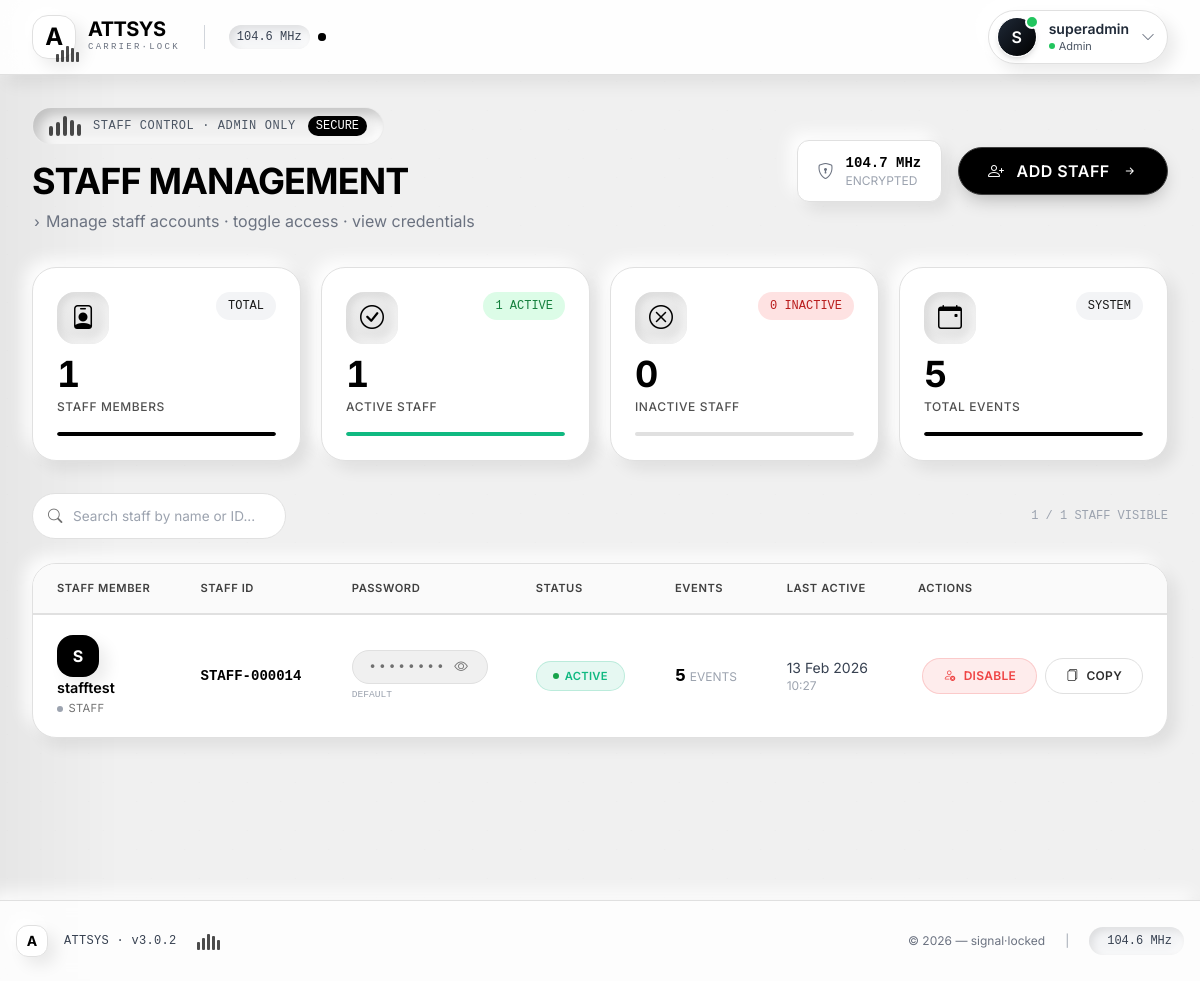
The app's page /attsys/admin/staff/ (signed in), older data.
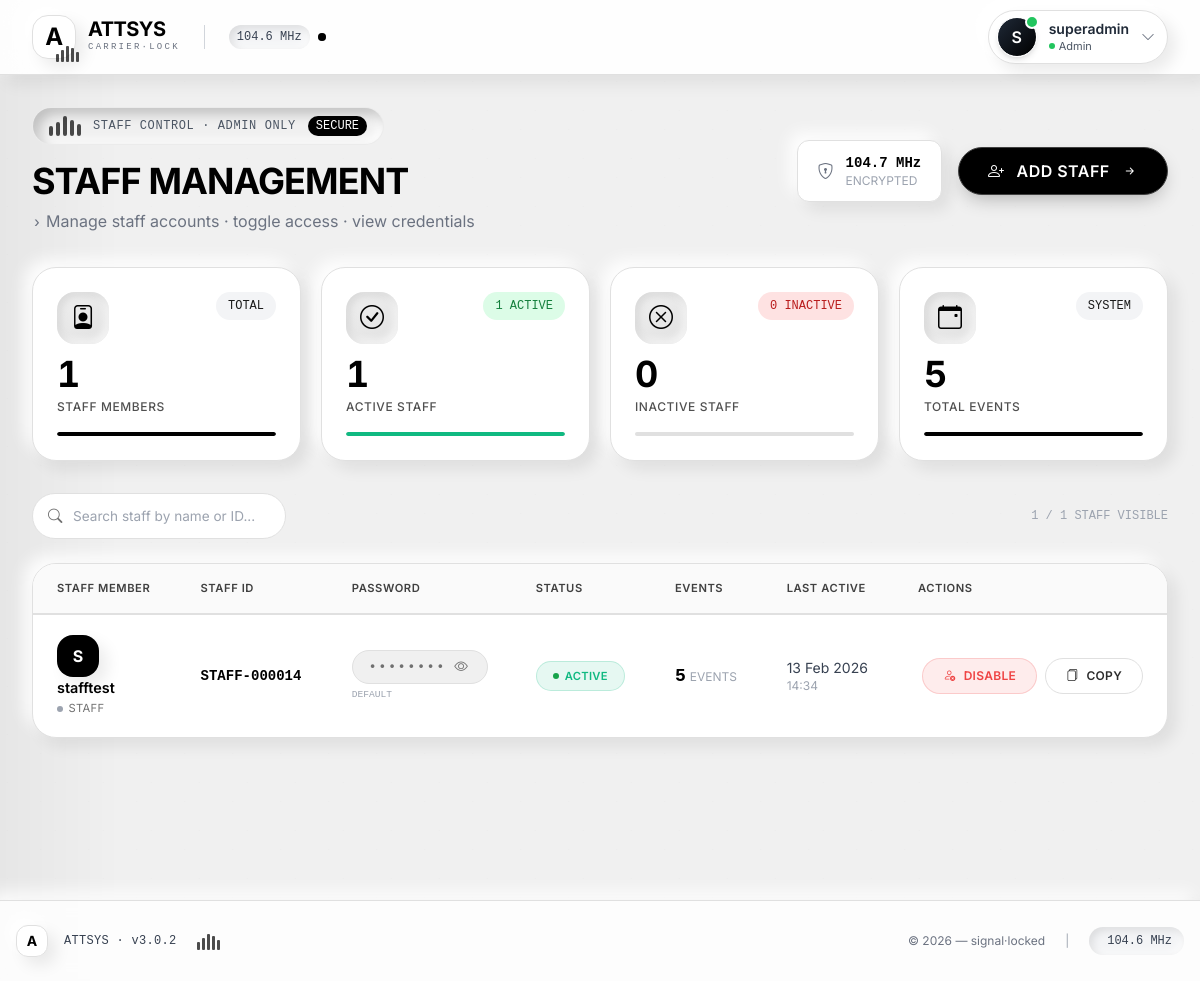
The same page, newer data.
### attsys/models.py (models this page shows, shortened)
class User(AbstractUser):
    ROLE_CHOICES = (
        ('ADMIN', 'Admin'),
        ('STAFF', 'Staff'),
    )
    role = models.CharField(max_length=10, choices=ROLE_CHOICES, default='STAFF')
    phone_number = models.CharField(max_length=15, blank=True)

### attsys/views.py (the view)
# urls.py: path('admin/staff/', views.manage_staff, name='manage_staff'),
@login_required
def manage_staff(request):
    if not request.user.is_active:
        return redirect('login')
    if request.user.role != 'ADMIN':
        return HttpResponseForbidden("Admins only")
    staff_users = User.objects.filter(role='STAFF')
    active_staff_count = staff_users.filter(is_active=True).count()
    inactive_staff_count = staff_users.filter(is_active=False).count()
    total_events = Event.objects.count()
    return render(request, 'manage_staff.html', {
        'staff_users': staff_users,
        'active_staff_count': active_staff_count,
        'inactive_staff_count': inactive_staff_count,
        'total_events': total_events
    })

### attsys/templates/manage_staff.html (shortened to what the changed rows need)
{% extends 'base.html' %}
{% block content %}
<div class="staff-management-container max-w-7xl mx-auto transmission-enter">
    <div class="flex flex-col md:flex-row justify-between items-start md:items-center mb-8 reveal">
        <div>
            <h1 class="text-3xl md:text-4xl font-bold text-black tracking-tight glitch-text">
                STAFF MANAGEMENT
            </h1>
        </div>
    </div>
    <div class="staff-table-container reveal">
        <div class="overflow-x-auto">
            <table class="staff-table">
                <thead>
                    <tr>
                        <th class="ps-4">STAFF MEMBER</th>
                        <th>STAFF ID</th>
                        <th>PASSWORD</th>
                        <th>STATUS</th>
                        <th>EVENTS</th>
                        <th>LAST ACTIVE</th>
                        <th class="pe-4 text-end">ACTIONS</th>
                    </tr>
                </thead>
                <tbody id="staffTableBody">
                    {% for staff in staff_users %}
                    <tr class="staff-row" data-search="{{ staff.username }} {{ staff.id }}">
                        <td class="ps-4">
                            <div class="d-flex align-items-center">
                                <div class="user-avatar me-3">
                                    {{ staff.username|first|upper }}
                                </div>
                                <div>
                                    <div class="staff-name">{{ staff.username }}</div>
                                    <div class="staff-role">
                                        <span class="w-1.5 h-1.5 rounded-full bg-gray-400"></span>
                                        STAFF
                                    </div>
                                </div>
                            </div>
                        </td>
                        <td>
                            <span class="font-mono text-sm font-semibold text-black">
                                STAFF-{{ staff.id|stringformat:"06d" }}
                            </span>
                        </td>
                        <td>
                            <div class="password-container" id="password-container-{{ staff.id }}">
                                <span class="password-hidden" id="password-hidden-{{ staff.id }}">••••••••</span>
                                <i class="bi bi-eye password-toggle" id="toggle-icon-{{ staff.id }}"
                                   onclick="togglePasswordVisibility({{ staff.id }})"
                                   title="Show/Hide Password"></i>
                            </div>
                            <div class="text-[0.6rem] text-gray-400 mt-1 font-mono">
                                {% if staff.last_password_update %}
                                UPDATED: {{ staff.last_password_update|date:"d/m/y" }}
                                {% else %}
                                DEFAULT
                                {% endif %}
                            </div>
                        </td>
                        <td>
                            {% if staff.is_active %}
                                <span class="status-badge status-active">
                                    <span class="w-1.5 h-1.5 bg-green-600 rounded-full mr-1.5 animate-pulse"></span>
                                    ACTIVE
                                </span>
                            {% else %}
                                <span class="status-badge status-inactive">
                                    <span class="w-1.5 h-1.5 bg-red-600 rounded-full mr-1.5"></span>
                                    DISABLED
                                </span>
                            {% endif %}
                        </td>
                        <td>
                            <div class="d-flex align-items-baseline gap-2">
                                <span class="font-bold text-black text-lg font-mono">{{ staff.events.count|default:0 }}</span>
                                <span class="text-xs text-gray-400">EVENTS</span>
                            </div>
                        </td>
                        <td>
                            <div class="text-sm text-gray-700">
                                {% if staff.last_login %}
                                    {{ staff.last_login|date:"d M Y" }}
                                    <div class="text-xs text-gray-400">{{ staff.last_login|time:"H:i" }}</div>
                                {% else %}
                                    <span class="text-gray-400">NEVER</span>
                                {% endif %}
                            </div>
                        </td>
                        <td class="pe-4">
                            <div class="action-buttons">
                                <form method="post" action="{% url 'toggle_staff' staff.id %}" class="d-inline"
                                      onsubmit="return confirmToggle('{{ staff.username }}', {{ staff.is_active|yesno:"disable,enable" }})">
                                    {% if staff.is_active %}
                                        <button type="submit" class="btn-toggle btn-toggle-danger">
                                            <i class="bi bi-person-x"></i>
                                            DISABLE
                                        </button>
                                    {% else %}
                                        <button type="submit" class="btn-toggle btn-toggle-success">
                                            <i class="bi bi-person-check"></i>
                                            ENABLE
                                        </button>
                                    {% endif %}
                                </form>
                                <button class="btn-action" onclick="copyCredentials('{{ staff.username }}', '{{ staff.default_password|default:"xxxxx" }}')">
                                    <i class="bi bi-files"></i>
                                    COPY
                                </button>
                            </div>
                        </td>
                    </tr>
                    {% endfor %}
                </tbody>
            </table>
        </div>
    </div>
</div>
{% endblock %}

Row changes from the older to the newer data that the page shows:
changed User "stafftest": last_login "10:27" → "14:34"
